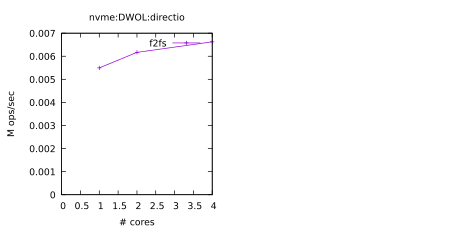

The gnuplot source for this figure:
# LOG_FILE = logs/2025-09-28-12-32-03.442683/fxmark.log
# SYSTEM = Linux fvm 5.15.0d3846e8+ #2 SMP Sat Sep 27 17:03:46 UTC 2025 x86_64 x86_64 x86_64 GNU/Linux
# DISK_SIZE = 1G
# DURATION = 180s
# DIRECTIO = bufferedio,directio
# MEDIA_TYPES = ssd,hdd,nvme,mem
# FS_TYPES = tmpfs,ext4,ext4_no_jnl,xfs,btrfs,f2fs
# BENCH_TYPES = DWAL,DWOL,DWOM,DWTL,DWSL,MWRL,MWRM,MWCL,MWCM,MWUM,MWUL,filebench_varmail,filebench_oltp,filebench_fileserver,dbench_client,MRPL,MRPM,MRPH,MRDM,MRDL,DRBH,DRBM,DRBL
# NCORES = 1,2,4
# CORE_SEQ = 0,1,2,3
# MODEL_NAME = AMD Ryzen 5 5600 6-Core Processor
# PHYSICAL_CHIPS = 1
# CORE_PER_CHIP = 4
# SMT_LEVEL = 1
# NUM_TEST_CONF = 3

set term pdfcairo size 4.6in,2.3in font ',10'
set_out='set output "`if test -z $OUT; then echo sc.pdf; else echo $OUT; fi`"'
eval set_out
set multiplot layout 1,2

set title 'nvme:DWOL:directio'
set xlabel '# cores'
set ylabel 'M ops/sec'
plot [0:][0:] 'nvme:f2fs:DWOL:directio.dat' using 1:2 title 'f2fs' with lp ps 0.5

unset multiplot
set output
